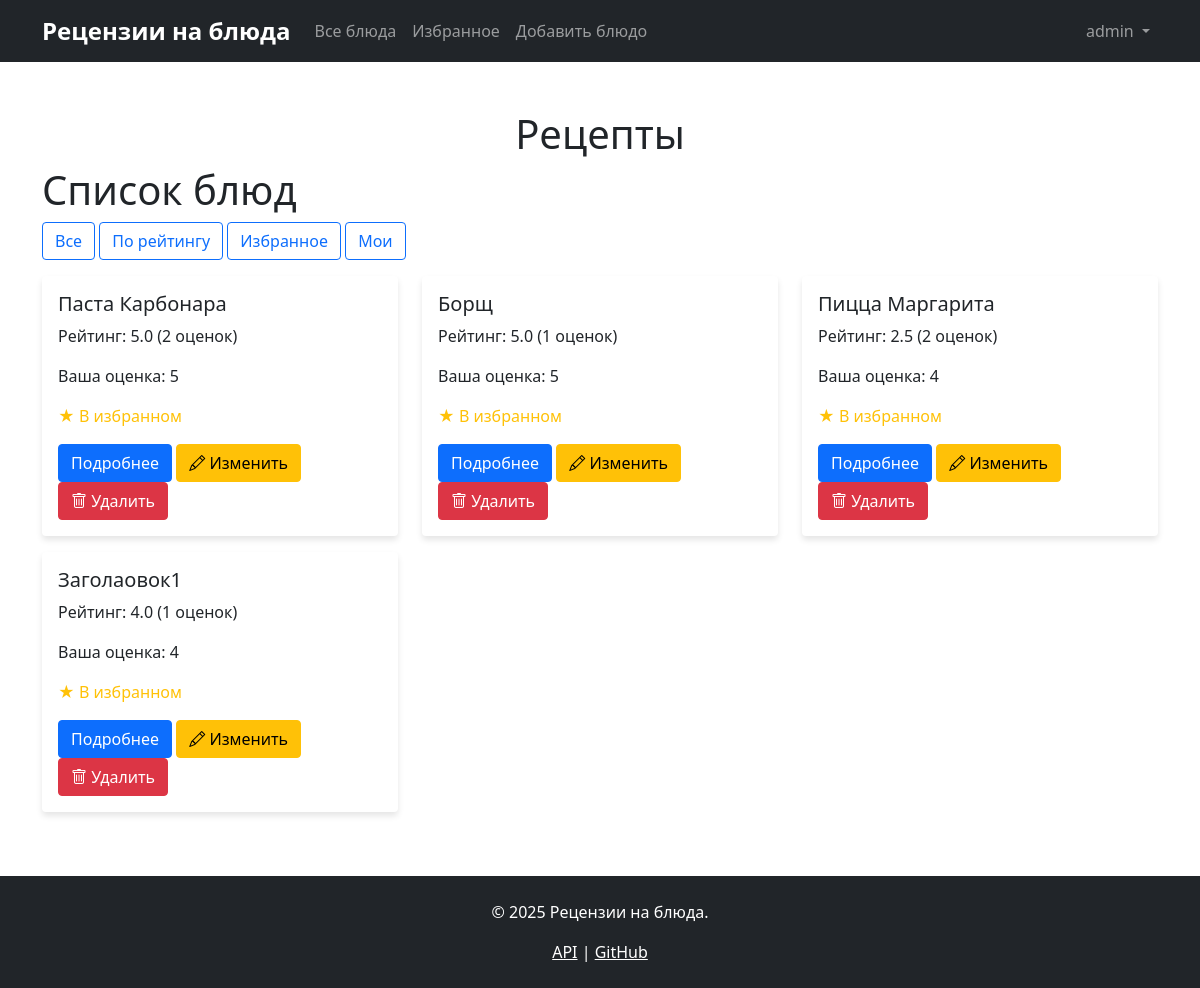
Page /dishes?sort=favourites (signed in) on the earlier database version.
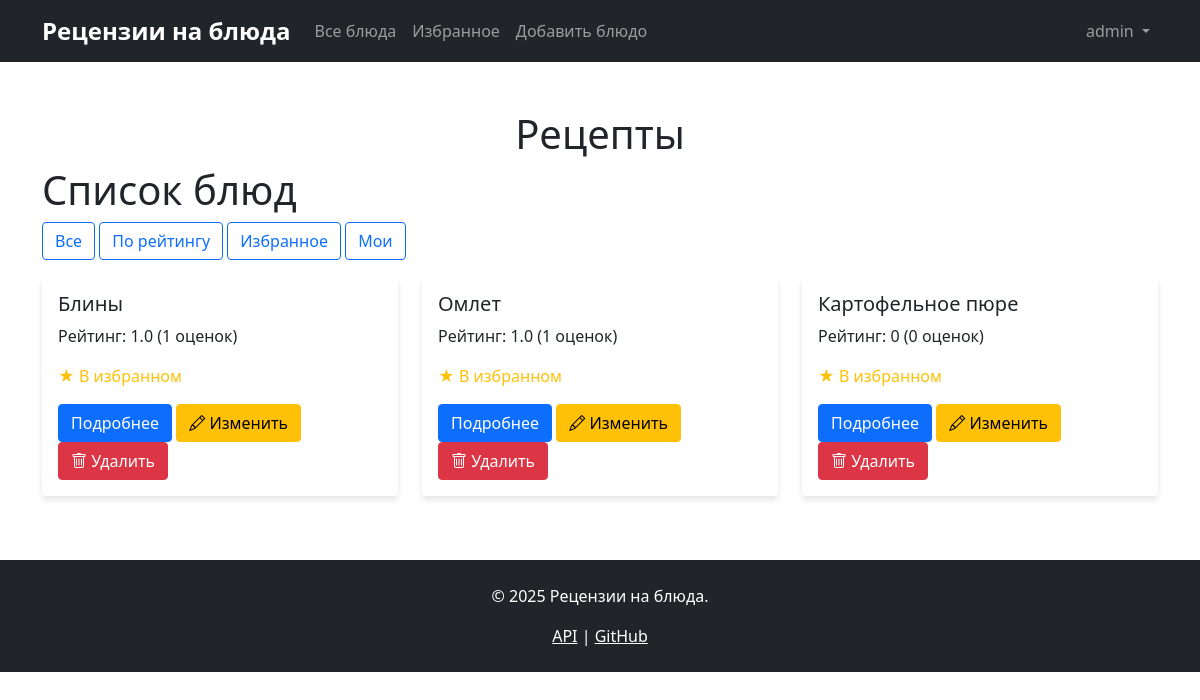
Same page on the later database version.
### data/users.py (models this page shows, shortened)
class User(SqlAlchemyBase, UserMixin, SerializerMixin):
    __tablename__ = 'users'
    id = sqlalchemy.Column(sqlalchemy.Integer,
                           primary_key=True, autoincrement=True)
    login = sqlalchemy.Column(sqlalchemy.String,
                              index=True, unique=True, nullable=True)
    hashed_password = sqlalchemy.Column(sqlalchemy.String, nullable=True)
    ratings = orm.relationship("DishRating", back_populates='user')
    favourites = orm.relationship("Favourite", back_populates='user')

### data/dishes.py (models this page shows, shortened)
class Dish(SqlAlchemyBase, SerializerMixin):
    __tablename__ = 'dishes'
    id = sqlalchemy.Column(sqlalchemy.Integer,
                           primary_key=True, autoincrement=True)
    name = sqlalchemy.Column(sqlalchemy.String, nullable=True, unique=True)
    ingredients = sqlalchemy.Column(sqlalchemy.Text, nullable=True)
    url = sqlalchemy.Column(sqlalchemy.String, nullable=True)
    author_id = sqlalchemy.Column(sqlalchemy.Integer,
                                  sqlalchemy.ForeignKey("users.id"),
                                  nullable=True)
    ratings = orm.relationship("DishRating", back_populates='dish')
    favourites = orm.relationship("Favourite", back_populates='dish')
    author = orm.relationship('User', backref='created_dishes')

### blueprints/dishes.py (the view, shortened to what this page needs)
@dishes_bp.route('/dishes', methods=['GET'])
@login_required
def dishes_list():
    sort_by = request.args.get('sort', 'default')
    session = db_session.create_session()
    if sort_by == 'rating':
        dishes_query = session.query(DishWithRating).order_by(
            desc(DishWithRating.average_rating)
        ).all()
    elif sort_by == 'favourites':
        favourites = session.query(Favourite).filter(
            Favourite.user_id == current_user.id
        ).all()
        dish_ids = [fav.dishes_id for fav in favourites]
        dishes_query = session.query(DishWithRating).filter(
            DishWithRating.id.in_(dish_ids)
        ).all()
    else:
        dishes_query = session.query(DishWithRating).all()
    dishes = []
    for dish_view in dishes_query:
        dish_full = session.query(Dish).filter(Dish.id == dish_view.id).first()
        can_edit = False
        if dish_full.author_id == current_user.id or current_user.id == 1:
            can_edit = True
        dish_info = {
            'id': dish_view.id,
            'name': dish_view.name,
            'ingredients': dish_view.ingredients,
            'url': dish_view.url,
            'average_rating': dish_view.average_rating,
            'rating_count': dish_view.rating_count,
            'is_favourite': False,
            'user_rating': None,
            'can_edit': can_edit
        }
        favourite = session.query(Favourite).filter(
            Favourite.user_id == current_user.id,
            Favourite.dishes_id == dish_view.id
        ).first()
        dish_info['is_favourite'] = favourite is not None
        user_rating = session.query(DishRating).filter(
            DishRating.user_id == current_user.id,
            DishRating.dish_id == dish_view.id
        ).first()
        dish_info['user_rating'] = user_rating.rating if user_rating else None
        dishes.append(dish_info)
    session.close()
    return render_template('dishes.html',
                           title='Список блюд',
                           dishes=dishes,
                           current_sort=sort_by,
                           get_navbar=get_navbar(),
                           get_footer=get_footer())

### app.py (called while the page is built)
def get_footer():
    return '''<footer class="bg-dark text-white py-4 mt-5">
        <div class="container text-center">
            <p>&copy; 2025 Рецензии на блюда.</p>
            <p class="mb-0">
                <a href="/api/dishes" class="text-white">API</a> |
                <a href="https://github.com" class="text-white">GitHub</a>
            </p>
        </div>
    </footer>'''

@login_manager.user_loader
def load_user(user_id):
    session = db_session.create_session()
    return session.query(User).get(int(user_id))

### blueprints/dishes.py (called while the page is built)
def get_navbar():
    from app import get_navbar as app_get_navbar
    return app_get_navbar()

def get_footer():
    from app import get_footer as app_get_footer
    return app_get_footer()

### data/db_session.py (called while the page is built)
def create_session() -> Session:
    global __factory
    return __factory()

### templates/dishes.html
{% extends "base.html" %}
{% block content %}
<h1>Список блюд</h1>
<div class="mb-3">
    <a href="{{ url_for('dishes.dishes_list') }}" class="btn btn-outline-primary">Все</a>
    <a href="{{ url_for('dishes.dishes_list', sort='rating') }}" class="btn btn-outline-primary">По рейтингу</a>
    <a href="{{ url_for('dishes.dishes_list', sort='favourites') }}" class="btn btn-outline-primary">Избранное</a>
    <a href="{{ url_for('dishes.dishes_list', sort='my_dishes') }}" class="btn btn-outline-primary">Мои</a>
</div>
<div class="row">
    {% for dish in dishes %}
    <div class="col-md-4 mb-3">
        <div class="card">
            <div class="card-body">
                <h5>{{ dish.name }}</h5>
                <p>Рейтинг: {{ dish.average_rating }} ({{ dish.rating_count }} оценок)</p>
                {% if dish.user_rating %}
                <p>Ваша оценка: {{ dish.user_rating }}</p>
                {% endif %}
                {% if dish.is_favourite %}
                <p class="text-warning">★ В избранном</p>
                {% endif %}
                <a href="{{ url_for('dishes.dish_detail', dish_id=dish.id) }}" class="btn btn-primary">Подробнее</a>
                {% if dish.can_edit %}
                <a href="{{ url_for('dishes.edit_dish', dish_id=dish.id) }}"
                               class="btn btn-warning">
                                <i class="bi bi-pencil"></i> Изменить
                            </a>
                <form action="{{ url_for('dishes.delete_dish', dish_id=dish.id) }}"
                                  method="POST"
                                  class="d-inline"
                                  onsubmit="return confirm('Вы уверены, что хотите удалить эту работу?');">
                                <button type="submit" class="btn btn-danger">
                                    <i class="bi bi-trash"></i> Удалить
                                </button>
                </form>
                {% else %}
                <span class="text-muted">Нет прав</span>
                {% endif %}
            </div>
        </div>
    </div>
    {% endfor %}
</div>
{% endblock %}

### templates/base.html (shortened to what this page needs)
<!DOCTYPE html>
<html>
<head>
    <link href="https://cdn.jsdelivr.net/npm/bootstrap@5.1.3/dist/css/bootstrap.min.css" rel="stylesheet">
    <link rel="stylesheet" href="https://cdn.jsdelivr.net/npm/bootstrap-icons@1.10.0/font/bootstrap-icons.css">
    <link rel="stylesheet" href="{{url_for('static', filename='css/style.css')}}">
</head>
<body>
    {{ get_navbar|safe }}
    <div class="container text-center mt-5">
        <h1>Рецепты</h1>
    </div>
    <main role="main" class="container">
      {% block content %}{% endblock %}
    </main>
    {{ get_footer|safe }}
</body>
</html>

### static/css/style.css (style rules this page uses)
.navbar-brand { font-weight: bold; font-size: 1.5rem; }
.card { box-shadow: 0 4px 6px rgba(0, 0, 0, 0.1); border: none; }

Differences in the rows shown:
no longer on this page (row edited): Dish: name "Борщ", average_rating "5.0", rating_count "1", user_rating "5"
no longer on this page (row edited): Dish: name "Пицца Маргарита", average_rating "2.5", rating_count "2", user_rating "4"
changed Dish: name "Паста Карбонара" → "Блины"; average_rating "5.0" → "1.0"; rating_count "2" → "1"; user_rating "5" → (not shown)
now on this page (row edited): Dish: name "Омлет", average_rating "1.0", rating_count "1"
changed Dish: name "Заголaовок1" → "Картофельное пюре"; average_rating "4.0" → "0"; rating_count "1" → "0"; user_rating "4" → (not shown)
